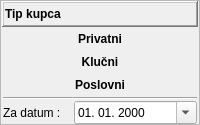
          <widget class="QFrame" name="fraTipKupca">
           <property name="sizePolicy">
            <sizepolicy hsizetype="Preferred" vsizetype="Maximum">
             <horstretch>0</horstretch>
             <verstretch>0</verstretch>
            </sizepolicy>
           </property>
           <property name="frameShape">
            <enum>QFrame::StyledPanel</enum>
           </property>
           <property name="frameShadow">
            <enum>QFrame::Raised</enum>
           </property>
           <layout class="QVBoxLayout" name="verticalLayout_4">
            <property name="spacing">
             <number>1</number>
            </property>
            <property name="leftMargin">
             <number>1</number>
            </property>
            <property name="topMargin">
             <number>0</number>
            </property>
            <property name="rightMargin">
             <number>1</number>
            </property>
            <property name="bottomMargin">
             <number>0</number>
            </property>
            <item>
             <widget class="QFrame" name="fraTipKupcaTitle">
              <property name="sizePolicy">
               <sizepolicy hsizetype="Preferred" vsizetype="Maximum">
                <horstretch>0</horstretch>
                <verstretch>0</verstretch>
               </sizepolicy>
              </property>
              <property name="frameShape">
               <enum>QFrame::WinPanel</enum>
              </property>
              <property name="frameShadow">
               <enum>QFrame::Raised</enum>
              </property>
              <layout class="QHBoxLayout" name="horizontalLayout_3">
               <property name="spacing">
                <number>1</number>
               </property>
               <property name="leftMargin">
                <number>1</number>
               </property>
               <property name="topMargin">
                <number>0</number>
               </property>
               <property name="rightMargin">
                <number>1</number>
               </property>
               <property name="bottomMargin">
                <number>0</number>
               </property>
               <item>
                <widget class="QLabel" name="lblTipKupcaTitle">
                 <property name="font">
                  <font>
                   <weight>75</weight>
                   <bold>true</bold>
                  </font>
                 </property>
                 <property name="text">
                  <string>Tip kupca</string>
                 </property>
                </widget>
               </item>
               <item>
                <widget class="QPushButton" name="pushButton">
                 <property name="sizePolicy">
                  <sizepolicy hsizetype="Maximum" vsizetype="Fixed">
                   <horstretch>0</horstretch>
                   <verstretch>0</verstretch>
                  </sizepolicy>
                 </property>
                 <property name="text">
                  <string/>
                 </property>
                 <property name="icon">
                  <iconset resource="../../resources/DonatForm.qrc">
                   <normaloff>:/InDonat/Forms/images/ig_menuGreenUp.gif</normaloff>:/InDonat/Forms/images/ig_menuGreenUp.gif</iconset>
                 </property>
                 <property name="iconSize">
                  <size>
                   <width>16</width>
                   <height>16</height>
                  </size>
                 </property>
                 <property name="flat">
                  <bool>true</bool>
                 </property>
                </widget>
               </item>
              </layout>
             </widget>
            </item>
            <item>
             <widget class="QFrame" name="fraTipKupcaButtons">
              <property name="sizePolicy">
               <sizepolicy hsizetype="Preferred" vsizetype="Maximum">
                <horstretch>0</horstretch>
                <verstretch>0</verstretch>
               </sizepolicy>
              </property>
              <property name="frameShape">
               <enum>QFrame::NoFrame</enum>
              </property>
              <property name="frameShadow">
               <enum>QFrame::Raised</enum>
              </property>
              <layout class="QVBoxLayout" name="verticalLayout_5">
               <property name="spacing">
                <number>1</number>
               </property>
               <property name="leftMargin">
                <number>1</number>
               </property>
               <property name="topMargin">
                <number>0</number>
               </property>
               <property name="rightMargin">
                <number>1</number>
               </property>
               <property name="bottomMargin">
                <number>0</number>
               </property>
               <item>
                <widget class="QPushButton" name="btnPrivatniKupci">
                 <property name="font">
                  <font>
                   <weight>75</weight>
                   <bold>true</bold>
                  </font>
                 </property>
                 <property name="cursor">
                  <cursorShape>PointingHandCursor</cursorShape>
                 </property>
                 <property name="text">
                  <string>Privatni</string>
                 </property>
                 <property name="flat">
                  <bool>true</bool>
                 </property>
                </widget>
               </item>
               <item>
                <widget class="QPushButton" name="btnKlucniKupci">
                 <property name="font">
                  <font>
                   <pointsize>9</pointsize>
                   <weight>75</weight>
                   <bold>true</bold>
                  </font>
                 </property>
                 <property name="cursor">
                  <cursorShape>PointingHandCursor</cursorShape>
                 </property>
                 <property name="text">
                  <string>Klučni</string>
                 </property>
                 <property name="icon">
                  <iconset resource="../../resources/DonatForm.qrc">
                   <normaloff>:/InDonat/Forms/images/OK.gif</normaloff>:/InDonat/Forms/images/OK.gif</iconset>
                 </property>
                 <property name="flat">
                  <bool>true</bool>
                 </property>
                </widget>
               </item>
               <item>
                <widget class="QPushButton" name="btnPoslovniKupci">
                 <property name="font">
                  <font>
                   <weight>75</weight>
                   <bold>true</bold>
                  </font>
                 </property>
                 <property name="cursor">
                  <cursorShape>PointingHandCursor</cursorShape>
                 </property>
                 <property name="text">
                  <string>Poslovni</string>
                 </property>
                 <property name="flat">
                  <bool>true</bool>
                 </property>
                </widget>
               </item>
               <item>
                <widget class="Line" name="line">
                 <property name="orientation">
                  <enum>Qt::Horizontal</enum>
                 </property>
                </widget>
               </item>
              </layout>
             </widget>
            </item>
            <item>
             <widget class="QFrame" name="fraZaDatum">
              <property name="sizePolicy">
               <sizepolicy hsizetype="Preferred" vsizetype="Maximum">
                <horstretch>0</horstretch>
                <verstretch>0</verstretch>
               </sizepolicy>
              </property>
              <property name="frameShape">
               <enum>QFrame::NoFrame</enum>
              </property>
              <property name="frameShadow">
               <enum>QFrame::Raised</enum>
              </property>
              <layout class="QHBoxLayout" name="horizontalLayout_4">
               <property name="spacing">
                <number>1</number>
               </property>
               <property name="leftMargin">
                <number>1</number>
               </property>
               <property name="topMargin">
                <number>0</number>
               </property>
               <property name="rightMargin">
                <number>1</number>
               </property>
               <property name="bottomMargin">
                <number>0</number>
               </property>
               <item>
                <widget class="QLabel" name="lblDatumTitle">
                 <property name="minimumSize">
                  <size>
                   <width>70</width>
                   <height>0</height>
                  </size>
                 </property>
                 <property name="maximumSize">
                  <size>
                   <width>70</width>
                   <height>16777215</height>
                  </size>
                 </property>
                 <property name="text">
                  <string>Za datum :</string>
                 </property>
                </widget>
               </item>
               <item>
                <widget class="QDateEdit" name="dateZaDatum">
                 <property name="displayFormat">
                  <string>dd. MM. yyyy</string>
                 </property>
                 <property name="calendarPopup">
                  <bool>true</bool>
                 </property>
                </widget>
               </item>
              </layout>
             </widget>
            </item>
           </layout>
          </widget>
